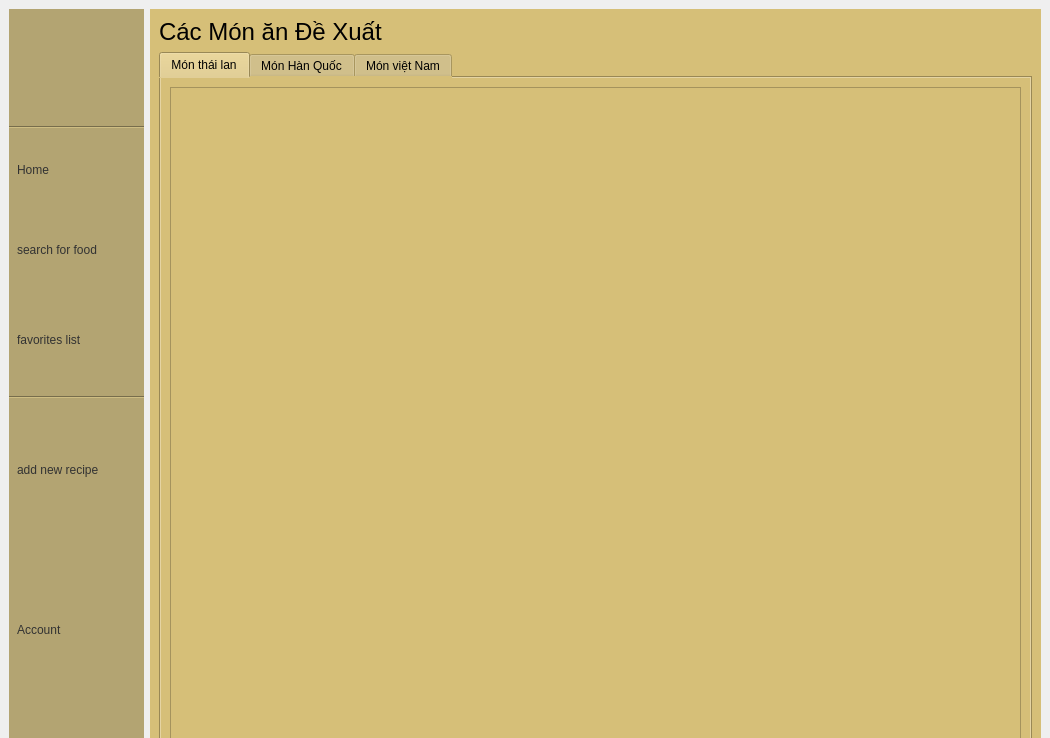
<?xml version="1.0" encoding="UTF-8"?>
<ui version="4.0">
 <class>MainWindow</class>
 <widget class="QMainWindow" name="MainWindow">
  <property name="geometry">
   <rect>
    <x>0</x>
    <y>0</y>
    <width>1050</width>
    <height>738</height>
   </rect>
  </property>
  <property name="minimumSize">
   <size>
    <width>650</width>
    <height>450</height>
   </size>
  </property>
  <property name="maximumSize">
   <size>
    <width>1050</width>
    <height>750</height>
   </size>
  </property>
  <property name="windowTitle">
   <string>MainWindow</string>
  </property>
  <widget class="QWidget" name="centralwidget">
   <property name="styleSheet">
    <string notr="true">QPushButton{
    background-color: rgb(245,245,245);
    border: none;
    border-radius: 15px;
    color: rgb(50,50,50);
    padding: 8px;
}

QPushButton:hover{
    background-color: rgb(255,255,255);   /* Trắng sáng hơn */
    color: black;
}

QPushButton:pressed{
    background-color: rgb(230,230,230);
}</string>
   </property>
   <layout class="QHBoxLayout" name="horizontalLayout">
    <item>
     <widget class="QWidget" name="widget" native="true">
      <property name="minimumSize">
       <size>
        <width>121</width>
        <height>750</height>
       </size>
      </property>
      <property name="maximumSize">
       <size>
        <width>161</width>
        <height>750</height>
       </size>
      </property>
      <property name="styleSheet">
       <string notr="true">background:#B3A472</string>
      </property>
      <widget class="Line" name="line">
       <property name="geometry">
        <rect>
         <x>0</x>
         <y>380</y>
         <width>161</width>
         <height>16</height>
        </rect>
       </property>
       <property name="orientation">
        <enum>Qt::Horizontal</enum>
       </property>
      </widget>
      <widget class="Line" name="line_2">
       <property name="geometry">
        <rect>
         <x>0</x>
         <y>110</y>
         <width>161</width>
         <height>16</height>
        </rect>
       </property>
       <property name="orientation">
        <enum>Qt::Horizontal</enum>
       </property>
      </widget>
      <widget class="QPushButton" name="pushButton">
       <property name="geometry">
        <rect>
         <x>0</x>
         <y>140</y>
         <width>161</width>
         <height>41</height>
        </rect>
       </property>
       <property name="styleSheet">
        <string notr="true">text-align: left;</string>
       </property>
       <property name="text">
        <string>Home</string>
       </property>
       <property name="icon">
        <iconset>
         <normaloff>../accets/icon/icons8-home-50.png</normaloff>../accets/icon/icons8-home-50.png</iconset>
       </property>
      </widget>
      <widget class="QPushButton" name="pushButton_2">
       <property name="geometry">
        <rect>
         <x>0</x>
         <y>220</y>
         <width>161</width>
         <height>41</height>
        </rect>
       </property>
       <property name="styleSheet">
        <string notr="true">text-align: left;</string>
       </property>
       <property name="text">
        <string>search for food</string>
       </property>
       <property name="icon">
        <iconset>
         <normaloff>../accets/icon/icons8-search-50.png</normaloff>../accets/icon/icons8-search-50.png</iconset>
       </property>
      </widget>
      <widget class="QPushButton" name="pushButton_3">
       <property name="geometry">
        <rect>
         <x>0</x>
         <y>310</y>
         <width>161</width>
         <height>41</height>
        </rect>
       </property>
       <property name="styleSheet">
        <string notr="true">text-align: left;</string>
       </property>
       <property name="text">
        <string>favorites list</string>
       </property>
       <property name="icon">
        <iconset>
         <normaloff>../accets/icon/icons8-book-50 (1).png</normaloff>../accets/icon/icons8-book-50 (1).png</iconset>
       </property>
      </widget>
      <widget class="QPushButton" name="pushButton_4">
       <property name="geometry">
        <rect>
         <x>0</x>
         <y>440</y>
         <width>161</width>
         <height>41</height>
        </rect>
       </property>
       <property name="styleSheet">
        <string notr="true">text-align: left;</string>
       </property>
       <property name="text">
        <string>add new recipe</string>
       </property>
       <property name="icon">
        <iconset>
         <normaloff>../accets/icon/icons8-plus-50.png</normaloff>../accets/icon/icons8-plus-50.png</iconset>
       </property>
      </widget>
      <widget class="QPushButton" name="pushButton_5">
       <property name="geometry">
        <rect>
         <x>0</x>
         <y>600</y>
         <width>161</width>
         <height>41</height>
        </rect>
       </property>
       <property name="styleSheet">
        <string notr="true">text-align: left;</string>
       </property>
       <property name="text">
        <string>Account</string>
       </property>
       <property name="icon">
        <iconset>
         <normaloff>../accets/icon/icons8-account-50.png</normaloff>../accets/icon/icons8-account-50.png</iconset>
       </property>
      </widget>
      <widget class="QPushButton" name="pushButton_6">
       <property name="geometry">
        <rect>
         <x>40</x>
         <y>40</y>
         <width>75</width>
         <height>23</height>
        </rect>
       </property>
       <property name="text">
        <string/>
       </property>
      </widget>
     </widget>
    </item>
    <item>
     <widget class="QWidget" name="widget_3" native="true">
      <property name="minimumSize">
       <size>
        <width>750</width>
        <height>758</height>
       </size>
      </property>
      <property name="maximumSize">
       <size>
        <width>891</width>
        <height>758</height>
       </size>
      </property>
      <property name="styleSheet">
       <string notr="true">background:#D6BF78</string>
      </property>
      <layout class="QVBoxLayout" name="verticalLayout">
       <item>
        <widget class="QLabel" name="label">
         <property name="font">
          <font>
           <pointsize>18</pointsize>
          </font>
         </property>
         <property name="text">
          <string>Các Món ăn Đề Xuất</string>
         </property>
        </widget>
       </item>
       <item>
        <widget class="QTabWidget" name="tabWidget">
         <property name="currentIndex">
          <number>0</number>
         </property>
         <widget class="QWidget" name="tab">
          <attribute name="title">
           <string>Món thái lan</string>
          </attribute>
          <layout class="QVBoxLayout" name="verticalLayout_2">
           <item>
            <widget class="QScrollArea" name="scrollArea">
             <property name="widgetResizable">
              <bool>true</bool>
             </property>
             <widget class="QWidget" name="thailan_list">
              <property name="geometry">
               <rect>
                <x>0</x>
                <y>0</y>
                <width>847</width>
                <height>659</height>
               </rect>
              </property>
             </widget>
            </widget>
           </item>
          </layout>
         </widget>
         <widget class="QWidget" name="tab_3">
          <attribute name="title">
           <string>Món Hàn Quốc</string>
          </attribute>
          <layout class="QVBoxLayout" name="verticalLayout_4">
           <item>
            <widget class="QScrollArea" name="scrollArea_3">
             <property name="widgetResizable">
              <bool>true</bool>
             </property>
             <widget class="QWidget" name="hanquoc_list_2">
              <property name="geometry">
               <rect>
                <x>0</x>
                <y>0</y>
                <width>847</width>
                <height>659</height>
               </rect>
              </property>
             </widget>
            </widget>
           </item>
          </layout>
         </widget>
         <widget class="QWidget" name="tab_2">
          <attribute name="title">
           <string>Món việt Nam</string>
          </attribute>
          <layout class="QVBoxLayout" name="verticalLayout_3">
           <item>
            <widget class="QScrollArea" name="scrollArea_2">
             <property name="widgetResizable">
              <bool>true</bool>
             </property>
             <widget class="QWidget" name="vietnam_list">
              <property name="geometry">
               <rect>
                <x>0</x>
                <y>0</y>
                <width>847</width>
                <height>659</height>
               </rect>
              </property>
             </widget>
            </widget>
           </item>
          </layout>
         </widget>
        </widget>
       </item>
      </layout>
     </widget>
    </item>
   </layout>
  </widget>
 </widget>
 <resources/>
 <connections/>
</ui>
